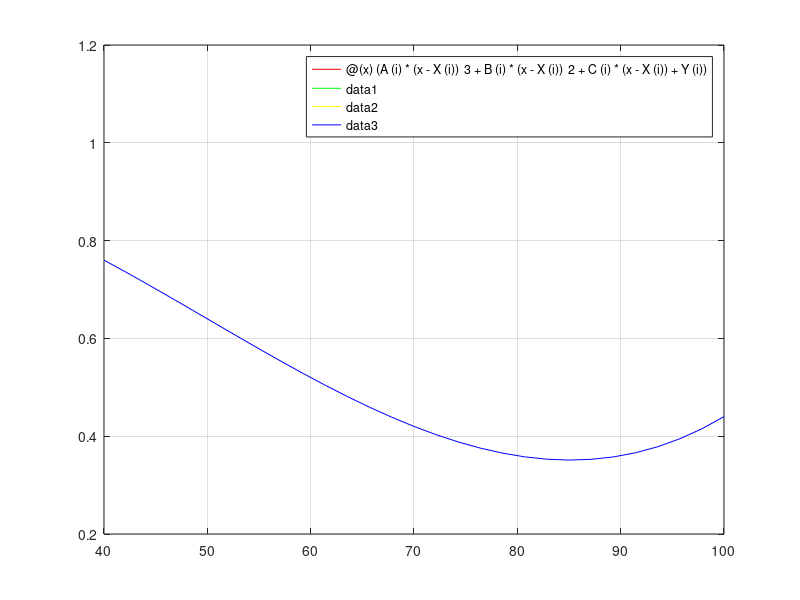

The MATLAB script that drew this image:
close all;
clear all;
clc;

X=[10;20;30;40;50];
Y=[0.98;0.93;0.86;0.76;0.64];
M=zeros(1,5);
Mi=zeros(1,5);
lambda=zeros(1,5);
d=zeros(1,5);
A=zeros(1,5);
B=zeros(1,5);
C=zeros(1,5);
for i=1:size(X)
    if (i==1 || i==5)
        lambda(i)=0;
        Mi(i)=0;
        d(i)=0;
    else
        lambda(i)=(X(i+1)-X(i))/(X(i+1)-X(i-1));
        Mi(i)=1-lambda(i);
        d(i)=(6/(X(i+1)-X(i-1)))*((Y(i+1)-Y(i))/(X(i+1)-X(i))-(Y(i)-Y(i-1))/(X(i)-X(i-1)));        
    end
    M(i)=d(i)/(Mi(i)+2+lambda(i));
end

for i=1:4
   A(i)=(M(i+1)-M(i))/(6*(X(i+1)-X(i)));
   B(i)=M(i)/2;
   C(i)=(Y(i+1)-Y(i))/(X(i+1)-X(i))-((M(i+1)+2*M(i))*(X(i+1)-X(i)))/6;
end

figure(1)
for i=1:4
   f=@(x) (A(i)*(x-X(i))^3+B(i)*(x-X(i))^2+C(i)*(x-X(i))+Y(i));
   if i==1
       fplot(f,[0,20],'-r');
       hold on;
   end
   if i==2
       fplot(f,[20,30],'-g');
       hold on;
   end
   if i==3
       fplot(f,[30,40],'-y');
       hold on;
   end
   if i==4
       fplot(f,[40,100],'-b');
       hold on;
       grid on;
   end
end


for i=1:4
   f=@(x) (A(i)*(x-X(i))^3+B(i)*(x-X(i))^2+C(i)*(x-X(i))+Y(i));
   fprintf("%f(x-%f)^3+(%f)(x-%f)^2+(%f)(x-%f)+(%f)\n", A(i), X(i), B(i), X(i), C(i), X(i), Y(i)); 
end

fprintf("Dla x=21:\nf(x)=%f\n", f(21));